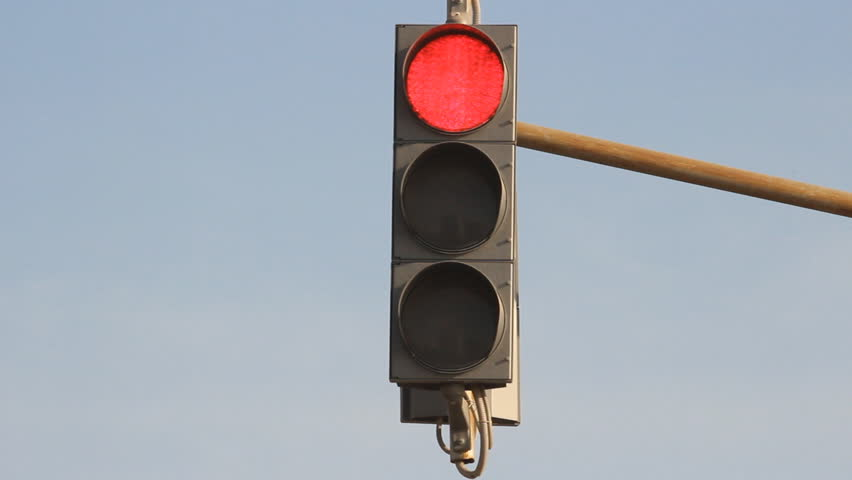
#> input picture Lab Image feature extraction/sign4.jpg, 852 x 480 px, found by its file name
$ python lfe1.py
#> lines starting #> are read from the running program, lines starting #| are printed output that depends on the picture; after the words box and inside, x2 and y2 are one past the last pixel; in counts of white or black regions, pixels touching at a corner belong together
import cv2 as cv
import numpy as np
import matplotlib.pyplot as plt

img = cv.imread('Lab Image feature extraction/sign4.jpg')
#> img is the input picture: shape (480, 852, 3); mean B, G, R 177.4, 167.8, 161.8
img = cv.resize(img,None,fx=0.3,fy=0.3)
#> img: shape (144, 256, 3)

blurimage = cv.medianBlur(img, 5)
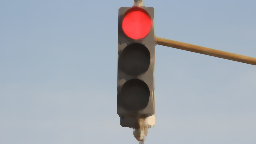
#> blurimage: shape (144, 256, 3); mean B, G, R 177.6, 168.1, 162

HSV = cv.cvtColor(blurimage, cv.COLOR_BGR2HSV)
#> HSV: shape (144, 256, 3); mean H, S, V 91.9, 41.6, 184.6

lower_color = np.array([[20,100,100],[30,50,50]])
upper_color = np.array([[27,255,255],[120,255,255]])

for ppromxx in range(len(lower_color)):
    mask = cv.inRange(HSV,lower_color[ppromxx],upper_color[ppromxx])
    circles = cv.HoughCircles(mask, cv.HOUGH_GRADIENT, 1, 40, param1=255, param2=13,minRadius=13, maxRadius=50)
#> this loop made 2 passes
#> pass 1, `mask = cv.inRange(HSV,lower_color[ppromxx],upper_color[ppromxx])`:
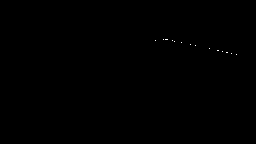
#> mask: shape (144, 256); 0.05% white in thin lines or dots, all inside (x1, y1, x2, y2) = (155, 39, 237, 55)
#> pass 2, `mask = cv.inRange(HSV,lower_color[ppromxx],upper_color[ppromxx])`:
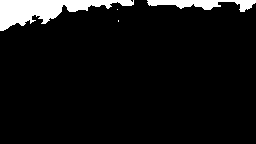
#> mask: shape (144, 256); 6.9% white; 4 white regions (2 under 20 px), largest, box (x1, y1, x2, y2) and area: (0, 0, 134, 31) 1888, (147, 0, 256, 12) 669
if circles is None:
    print('red traffic signal')
else:
    print('green traffic signal')

imgRGB =  cv.cvtColor(img, cv.COLOR_BGR2RGB)
plt.subplot(1,1,1),plt.imshow(imgRGB)
plt.show()

$ run again, with Lab Image feature extraction/sign5.jpg copied over Lab Image feature extraction/sign4.jpg
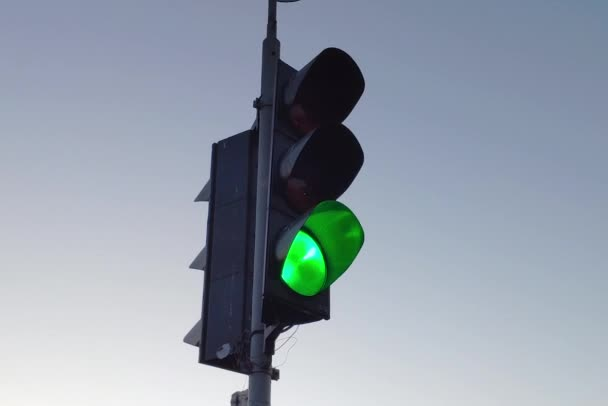
#> input picture Lab Image feature extraction/sign5.jpg, 608 x 406 px, found by its file name
#> img is the input picture: shape (406, 608, 3); mean B, G, R 169.7, 157.6, 147.5
#> img: shape (122, 182, 3)
#> `blurimage = cv.medianBlur(img, 5)`:
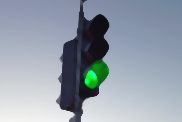
#> blurimage: shape (122, 182, 3); mean B, G, R 169.6, 157.7, 147.5
#> HSV: shape (122, 182, 3); mean H, S, V 107.4, 44.3, 172.1
#> the loop `for ppromxx in range(len(lower_color)):` made 2 passes
#> circles on pass 2: [[104.5, 76.5, 43.8], [75.5, 36.5, 30.8]]
#> pass 2, `mask = cv.inRange(HSV,lower_color[ppromxx],upper_color[ppromxx])`:
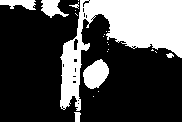
#> mask: shape (122, 182); 29.1% white; 21 white regions (14 under 20 px), largest, box (x1, y1, x2, y2) and area: (60, 0, 182, 111) 5281, (83, 59, 109, 89) 535, (41, 0, 69, 18) 280
